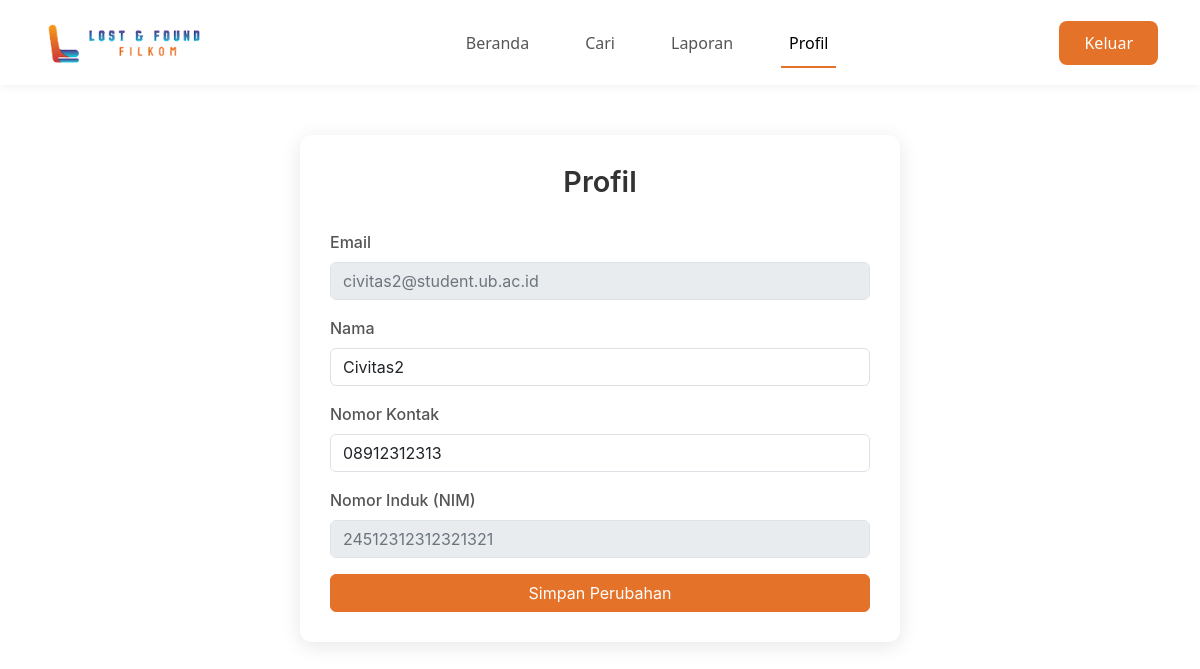
Screenshot of /index.php?action=profile (signed in) with the database file from the repository.
### tables this page shows
CREATE TABLE `civitas` (
  `nomor_induk` varchar(20) NOT NULL,
  `id_akun` int(11) NOT NULL
);

CREATE TABLE `akun` (
  `id_akun` int(11) NOT NULL,
  `email` varchar(255) NOT NULL,
  `password` varchar(255) NOT NULL,
  `nama` varchar(100) NOT NULL,
  `nomor_kontak` varchar(20) DEFAULT NULL,
  `role` enum('civitas','satpam') NOT NULL DEFAULT 'civitas',
  `created_at` timestamp NOT NULL DEFAULT current_timestamp()
);

### config/db.php (called while the page is built)
<?php
$host = 'localhost';
$dbname = 'lostfound';
$username = 'root';
$password = '';
try {
    $pdo = new PDO("mysql:host=$host;dbname=$dbname", $username, $password);
    $pdo->setAttribute(PDO::ATTR_ERRMODE, PDO::ERRMODE_EXCEPTION);
    $pdo->setAttribute(PDO::ATTR_DEFAULT_FETCH_MODE, PDO::FETCH_ASSOC);
} catch (PDOException $e) {
    die("Koneksi DB gagal: " . $e->getMessage());
}
function getDB()
{
    global $pdo;
    return $pdo;
}

### controllers/AuthController.php (called while the page is built, shortened)
<?php
require_once __DIR__ . '/../models/AkunModel.php';
class SessionManager
{
    public function get($key) { return $_SESSION[$key] ?? null; }
}
class AuthController
{
    private $session;
    public function __construct()
    {
        $this->session = new SessionManager();
        $this->session->start();
    }
    public function getSessionManager() { return $this->session; }
}

### controllers/ProfileController.php (called while the page is built, shortened)
<?php
require_once __DIR__ . '/../models/AkunModel.php';
class ProfileController {
    private $model;
    private $session;
    public function __construct($sessionManager) {
        $this->model = new AkunModel();
        $this->session = $sessionManager;
    }
    public function showProfile() {
        $userId = $this->session->get('userId');
        $profil = $this->model->getProfil($userId);
        return ['success' => true, 'profil' => $profil];
    }
}

### models/AkunModel.php (called while the page is built, shortened)
<?php
require_once __DIR__ . '/../config/db.php';
class AkunModel
{
    private $database;
    public function __construct()
    {
        $this->database = getDB();
    }
    public function getProfil($idAkun)
    {
        $stmt = $this->database->prepare("
        SELECT a.*, c.nomor_induk, s.id_satpam
        FROM akun a
        LEFT JOIN civitas c ON a.id_akun = c.id_akun
        LEFT JOIN satpam s ON a.id_akun = s.id_akun
        WHERE a.id_akun = :id
    ");
        $stmt->execute(['id' => $idAkun]);
        return $stmt->fetch();
    }
}

### views/profile_page.php (the view, shortened to what this page needs)
<!DOCTYPE html>
<html lang="id">
<head>
    <link href="https://cdn.jsdelivr.net/npm/bootstrap@5.3.0/dist/css/bootstrap.min.css" rel="stylesheet">
    <link href="../css/profile.css" rel="stylesheet">
</head>
<body>
    <?php include 'header.php'; ?>
    <div class="profile-container">
        <h2 class="text-center">Profil</h2>
        <form method="POST" action="../index.php?action=update_profile">
            <div class="mb-3">
                <label for="email" class="form-label">Email</label>
                <input type="email" class="form-control" id="email" value="<?php echo htmlspecialchars($profil['email']); ?>" disabled>
            </div>
            <div class="mb-3">
                <label for="nama" class="form-label">Nama</label>
                <input type="text" class="form-control" id="nama" name="nama" value="<?php echo htmlspecialchars($profil['nama']); ?>" required>
            </div>
            <div class="mb-3">
                <label for="nomorKontak" class="form-label">Nomor Kontak</label>
                <input type="text" class="form-control" id="nomorKontak" name="nomorKontak" value="<?php echo htmlspecialchars($profil['nomor_kontak']); ?>" required>
            </div>
            <div class="mb-3">
                <label for="nomorInduk" class="form-label">Nomor Induk (NIM)</label>
                <input type="text" class="form-control" id="nomorInduk" value="<?php echo htmlspecialchars($profil['nomor_induk']); ?>" disabled>
            </div>
            <button type="submit" class="btn btn-primary w-100" aria-label="Simpan Perubahan">Simpan Perubahan</button>
        </form>
    </div>
</body>
</html>

### css/profile.css (style rules this page uses)
.profile-container { max-width: 600px; margin: 50px auto; padding: 30px; background-color: #ffffff; border-radius: 12px; box-shadow: 0 4px 20px rgba(0, 0, 0, 0.1); font-family: 'Inter', sans-serif; }
.profile-container h2 { font-size: 1.8rem; font-weight: 600; margin-bottom: 30px; color: #333333; text-align: center; }
.form-label { font-weight: 500; color: #555555; margin-bottom: 8px; }
.form-control { border: 1px solid #dddddd; border-radius: 8px; padding: 12px; font-size: 1rem; transition: border-color 0.3s ease, box-shadow 0.3s ease; }
.form-control:disabled { background-color: #f8f9fa; color: #6c757d; }
.btn-primary { background-color: #E57229 !important; border-color: #E57229 !important; border-radius: 8px; font-weight: 500; padding: 12px; transition: background-color 0.3s ease, transform 0.2s ease; }

### rows the page displays
civitas: id_akun.email "civitas2@student.ub.ac.id", nama "Civitas2", nomorKontak "08912312313", nomor_induk "24512312312321321"
